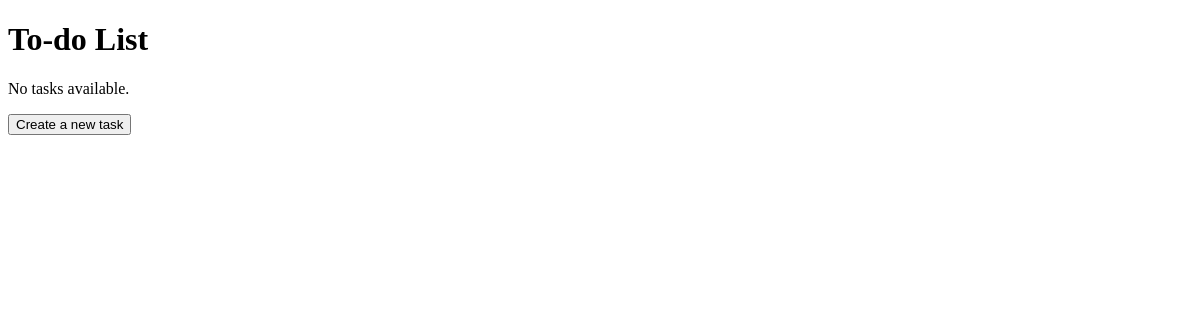
Page /todo/ on the earlier database version.
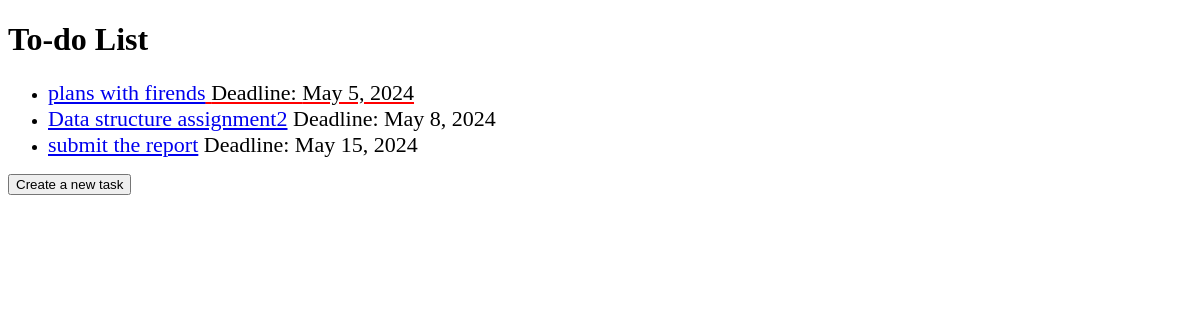
Same page on the later database version.
### todo/models.py (models this page shows, shortened)
class Task(models.Model):
    task_text = models.CharField(max_length=200)
    due_date = models.DateField()
    is_completed = models.BooleanField(default=False)
    is_important = models.BooleanField(default=False)

### todo/views.py (the view)
# urls.py: path("", TaskListView.as_view(), name="task_list"),
class TaskListView(ListView):
    model = Task
    template_name = "todo/task_list.html"
    context_object_name = "tasks"
    def get_queryset(self):
        return Task.objects.filter(due_date__gte=timezone.now()).order_by('due_date')

### todo/templates/todo/task_list.html (shortened to what this page needs)
<!DOCTYPE html>
<html lang="en">
<head>
</head>
<body>
    <h1>To-do List</h1>
    {% if tasks %}
        <ul>
            {% for task in tasks %}
                <li {% if task.is_important %}class="important-task"{% endif %}>
                    <div class="task-info">
                        <div class="task-header">
                            <a href="{% url 'todo:task_detail' task.pk %}" class="task-link">{{ task.task_text }}</a>
                            <span class="deadline">Deadline: {{ task.due_date }}</span>
                        </div>
                    </div>
                </li>
            {% endfor %}
        </ul>
    {% else %}
        <p>No tasks available.</p>
    {% endif %}
    <form action="{% url 'todo:task_create' %}">
        <button type="submit">Create a new task</button>
    </form>
</body>
</html>

### todo/templates/todo/task_list.html (style rules this page uses)
.task-header { font-size: 22px; }
.important-task { text-decoration: underline red; }

Differences in the rows shown:
added Task: task_text "plans with firends", due_date "May 5, 2024"
added Task: task_text "Data structure assignment2", due_date "May 8, 2024"
added Task: task_text "submit the report", due_date "May 15, 2024"
Other differences:
text no longer shown: "No tasks available."
